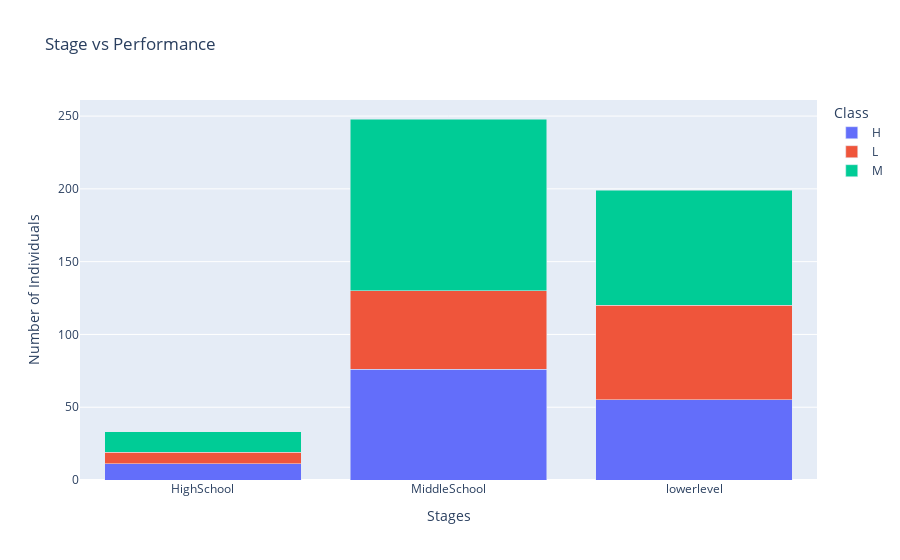
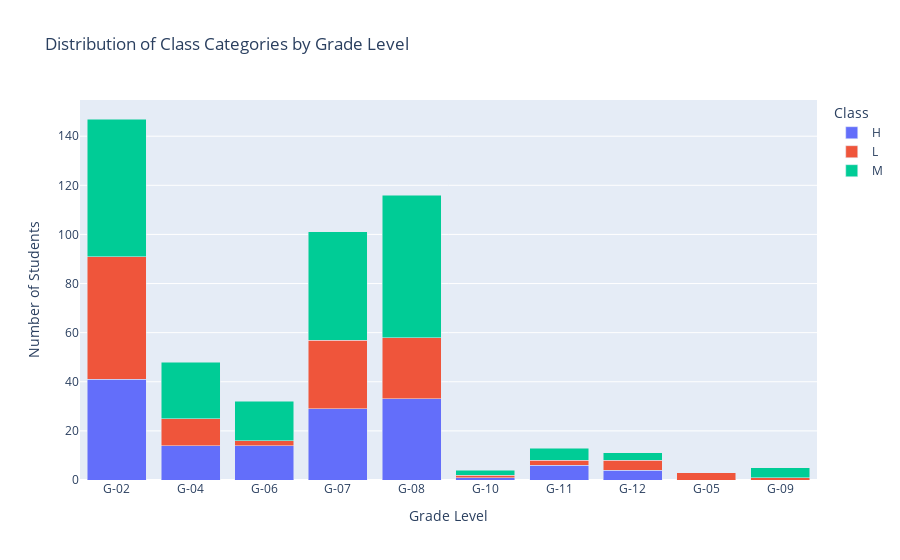

Notebook cell for these charts, in order:
### Markdown cell above
## Academic Performance

### Code cell
perform_stages = data.groupby(['StageID', 'Class']).size().reset_index(name = 'Count')
grade_performance = data.groupby(['GradeID', 'Class']).size().reset_index(name = 'Count')


perform_stages_bar = px.bar(perform_stages, x = 'StageID', y = 'Count', color = 'Class',
                            title = 'Stage vs Performance', labels = {'Count': 'Number of Individuals', 'StageID': 'Stages'},
                            barmode = 'stack')

grade_performance_bar = px.bar(grade_performance, x='GradeID', y='Count', color='Class',
             title='Distribution of Class Categories by Grade Level',
             labels={'Count': 'Number of Students', 'GradeID': 'Grade Level'},
             barmode='stack')


perform_stages_bar.show()
grade_performance_bar.show()

### Figure 1 — Plotly figure (JSON) as saved in the notebook; plotly's stock layout.template omitted (floating-point values rounded to 4 significant figures)
{"data": [{"alignmentgroup": "True", "hovertemplate": "Class=H<br>Stages=%{x}<br>Number of Individuals=%{y}<extra></extra>", "legendgroup": "H", "marker": {"color": "#636efa", "pattern": {"shape": ""}}, "name": "H", "offsetgroup": "H", "orientation": "v", "showlegend": true, "textposition": "auto", "type": "bar", "x": ["HighSchool", "MiddleSchool", "lowerlevel"], "xaxis": "x", "y": [11, 76, 55], "yaxis": "y"}, {"alignmentgroup": "True", "hovertemplate": "Class=L<br>Stages=%{x}<br>Number of Individuals=%{y}<extra></extra>", "legendgroup": "L", "marker": {"color": "#EF553B", "pattern": {"shape": ""}}, "name": "L", "offsetgroup": "L", "orientation": "v", "showlegend": true, "textposition": "auto", "type": "bar", "x": ["HighSchool", "MiddleSchool", "lowerlevel"], "xaxis": "x", "y": [8, 54, 65], "yaxis": "y"}, {"alignmentgroup": "True", "hovertemplate": "Class=M<br>Stages=%{x}<br>Number of Individuals=%{y}<extra></extra>", "legendgroup": "M", "marker": {"color": "#00cc96", "pattern": {"shape": ""}}, "name": "M", "offsetgroup": "M", "orientation": "v", "showlegend": true, "textposition": "auto", "type": "bar", "x": ["HighSchool", "MiddleSchool", "lowerlevel"], "xaxis": "x", "y": [14, 118, 79], "yaxis": "y"}], "layout": {"barmode": "stack", "legend": {"title": {"text": "Class"}, "tracegroupgap": 0}, "title": {"text": "Stage vs Performance"}, "xaxis": {"anchor": "y", "domain": [0, 1], "title": {"text": "Stages"}}, "yaxis": {"anchor": "x", "domain": [0, 1], "title": {"text": "Number of Individuals"}}}}

### Figure 2 — Plotly figure (JSON) as saved in the notebook; plotly's stock layout.template omitted (floating-point values rounded to 4 significant figures)
{"data": [{"alignmentgroup": "True", "hovertemplate": "Class=H<br>Grade Level=%{x}<br>Number of Students=%{y}<extra></extra>", "legendgroup": "H", "marker": {"color": "#636efa", "pattern": {"shape": ""}}, "name": "H", "offsetgroup": "H", "orientation": "v", "showlegend": true, "textposition": "auto", "type": "bar", "x": ["G-02", "G-04", "G-06", "G-07", "G-08", "G-10", "G-11", "G-12"], "xaxis": "x", "y": [41, 14, 14, 29, 33, 1, 6, 4], "yaxis": "y"}, {"alignmentgroup": "True", "hovertemplate": "Class=L<br>Grade Level=%{x}<br>Number of Students=%{y}<extra></extra>", "legendgroup": "L", "marker": {"color": "#EF553B", "pattern": {"shape": ""}}, "name": "L", "offsetgroup": "L", "orientation": "v", "showlegend": true, "textposition": "auto", "type": "bar", "x": ["G-02", "G-04", "G-05", "G-06", "G-07", "G-08", "G-09", "G-10", "G-11", "G-12"], "xaxis": "x", "y": [50, 11, 3, 2, 28, 25, 1, 1, 2, 4], "yaxis": "y"}, {"alignmentgroup": "True", "hovertemplate": "Class=M<br>Grade Level=%{x}<br>Number of Students=%{y}<extra></extra>", "legendgroup": "M", "marker": {"color": "#00cc96", "pattern": {"shape": ""}}, "name": "M", "offsetgroup": "M", "orientation": "v", "showlegend": true, "textposition": "auto", "type": "bar", "x": ["G-02", "G-04", "G-06", "G-07", "G-08", "G-09", "G-10", "G-11", "G-12"], "xaxis": "x", "y": [56, 23, 16, 44, 58, 4, 2, 5, 3], "yaxis": "y"}], "layout": {"barmode": "stack", "legend": {"title": {"text": "Class"}, "tracegroupgap": 0}, "title": {"text": "Distribution of Class Categories by Grade Level"}, "xaxis": {"anchor": "y", "domain": [0, 1], "title": {"text": "Grade Level"}}, "yaxis": {"anchor": "x", "domain": [0, 1], "title": {"text": "Number of Students"}}}}
